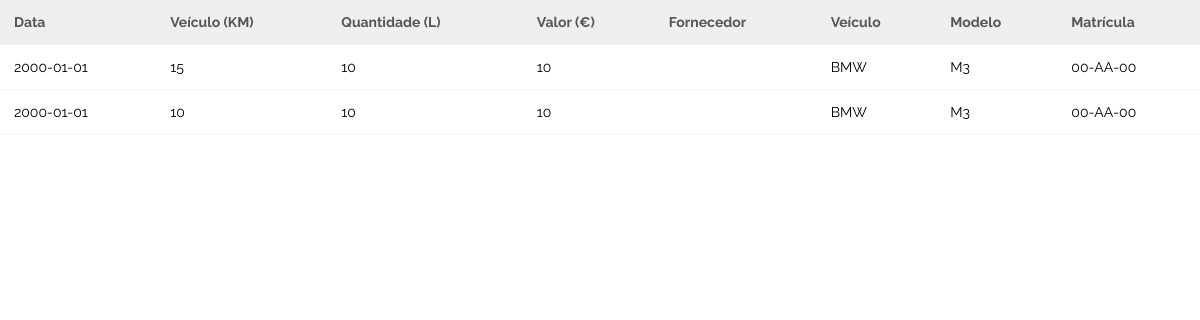
/abast.php (signed in), run on the app's committed database.
### tables this page shows
CREATE TABLE `veiabast` (
  `CodVeiAbast` int(11) NOT NULL AUTO_INCREMENT,
  `Data` date DEFAULT NULL,
  `Veiculo_Km` int(11) DEFAULT NULL,
  `Quantidade` int(11) DEFAULT NULL,
  `Valor` int(11) DEFAULT NULL,
  `Notas` varchar(500) DEFAULT NULL,
  `CodVei` int(11) DEFAULT NULL,
  `CodForn` int(11) DEFAULT NULL,
  `CodUser` int(11) DEFAULT NULL,
  PRIMARY KEY (`CodVeiAbast`),
  KEY `CodVei` (`CodVei`),
  KEY `CodForn` (`CodForn`),
  KEY `CodUser` (`CodUser`),
  CONSTRAINT `veiabast_ibfk_1` FOREIGN KEY (`CodVei`) REFERENCES `veiculos` (`codVei`),
  CONSTRAINT `veiabast_ibfk_2` FOREIGN KEY (`CodForn`) REFERENCES `fornecedores` (`CodForn`),
  CONSTRAINT `veiabast_ibfk_3` FOREIGN KEY (`CodUser`) REFERENCES `utilizador` (`CodUser`)
);

CREATE TABLE `veiculos` (
  `codVei` int(11) NOT NULL AUTO_INCREMENT,
  `Matricula` varchar(50) DEFAULT NULL,
  `Marca` varchar(50) DEFAULT NULL,
  `Modelo` varchar(50) DEFAULT NULL,
  `cor` varchar(50) DEFAULT NULL,
  `Ano` int(11) DEFAULT NULL,
  `Proxima_Inspecao` date DEFAULT NULL,
  `Ultima_Inspecao` date DEFAULT NULL,
  `CodTipoC` int(11) DEFAULT NULL,
  `CodTipoV` int(11) DEFAULT NULL,
  PRIMARY KEY (`codVei`),
  KEY `CodTipoC` (`CodTipoC`),
  KEY `CodTipoV` (`CodTipoV`),
  CONSTRAINT `veiculos_ibfk_1` FOREIGN KEY (`CodTipoC`) REFERENCES `tipocom` (`CodTipoC`),
  CONSTRAINT `veiculos_ibfk_2` FOREIGN KEY (`CodTipoV`) REFERENCES `tipovei` (`CodTipoV`)
);

### WEB/abast.php (the view, shortened to what this page needs)
<html>
  <head>
	<link rel="stylesheet" href="style.css" type="text/css" />
	</head>
<body>
<?php
$link = mysqli_connect("localhost", "root", "", "frotas");
$sql = "SELECT * FROM veiabast, utilizador, veiculos, fornecedores where veiabast.CodUser=utilizador.CodUser and veiabast.CodVei=veiculos.CodVei and veiabast.CodForn=fornecedores.CodForn and utilizador.CodUser=".$_SESSION['user'] . " ORDER BY CodVeiAbast DESC "  ;
if($result = mysqli_query($link, $sql)){
    if(mysqli_num_rows($result) > 0){
        echo "<table>";
            echo "<tr>";
                echo "<th>Data</th>";
                echo "<th>Veículo (KM)</th>";
                echo "<th>Quantidade (L)</th>";
				echo "<th>Valor (€)</th>";
				echo "<th>Fornecedor</th>";
				echo "<th>Veículo</th>";
				echo "<th>Modelo</th>";
				echo "<th>Matrícula</th>";
            echo "</tr>";
        while($row = mysqli_fetch_array($result)){
            echo "<tr>";
                echo "<td>" . $row['Data'] . "</td>";
                echo "<td>" . $row['Veiculo_Km'] . "</td>";
                echo "<td>" . $row['Quantidade'] . "</td>";
                echo "<td>" . $row['Valor'] . "</td>";
				echo "<td>" . $row['nomef'] . "</td>";
				echo "<td>" . $row['Marca'] . "</td>";
				echo "<td>" . $row['Modelo'] . "</td>";
				echo "<td>" . $row['Matricula'] . "</td>";
            echo "</tr>";
        }
        echo "</table>";
    } else{
        echo "No records matching your query were found.";
    }
} else{
    echo "ERROR: Could not able to execute $sql. " . mysqli_error($link);
}
?>
</body>
</html>

### WEB/style.css (style rules this page uses)
* { margin:0; padding:0; }
table { font-family: Verdana, Geneva, sans-serif; width: 100%; border-collapse: collapse; }
th, td { text-align: left; font-size: 14px; font-family: "Raleway"; border-bottom: solid #f9f5f5 1px; padding: 14px; }
td { text-align: left; }
tr:nth-child(even) { background-color: white }
th { background-color: #efefef; color: #555; ; }
body { display: flex; min-height: 100vh; flex-direction: column; }

### data on the page
veiabast: Data "2000-01-01", Veiculo_Km "15", Quantidade "10", Valor "10", CodVei.Marca "BMW", CodVei.Modelo "M3", CodVei.Matricula "00-AA-00"
veiabast: Data "2000-01-01", Veiculo_Km "10", Quantidade "10", Valor "10", CodVei.Marca "BMW", CodVei.Modelo "M3", CodVei.Matricula "00-AA-00"
